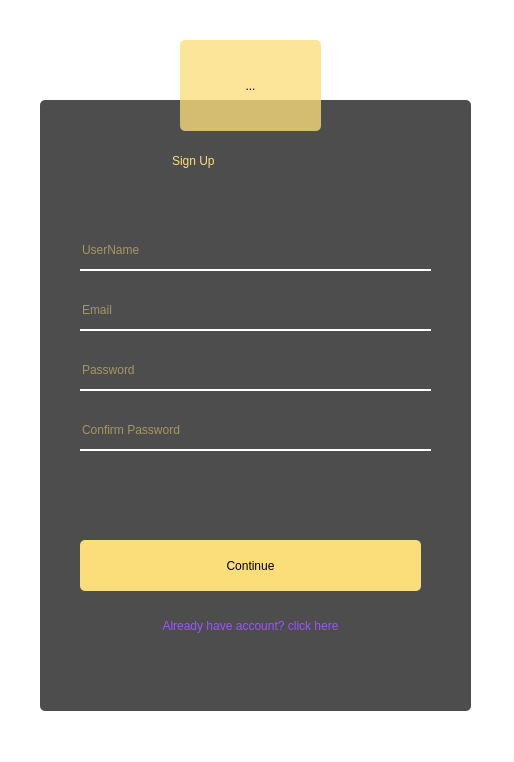
<?xml version="1.0" encoding="UTF-8"?>
<ui version="4.0">
 <class>MainWindow</class>
 <widget class="QMainWindow" name="MainWindow">
  <property name="geometry">
   <rect>
    <x>0</x>
    <y>0</y>
    <width>514</width>
    <height>762</height>
   </rect>
  </property>
  <property name="windowTitle">
   <string>MainWindow</string>
  </property>
  <property name="styleSheet">
   <string notr="true">background: url(:/images/assets/images/bg2.jpg) cover;</string>
  </property>
  <widget class="QWidget" name="centralwidget">
   <widget class="QToolButton" name="toolButton_2">
    <property name="geometry">
     <rect>
      <x>180</x>
      <y>40</y>
      <width>141</width>
      <height>91</height>
     </rect>
    </property>
    <property name="styleSheet">
     <string notr="true">QToolButton
{
background:rgba(251, 221, 122,0.78);

border-radius:5px;
}</string>
    </property>
    <property name="text">
     <string>...</string>
    </property>
    <property name="icon">
     <iconset>
      <normaloff>assets/images/register_icon.png</normaloff>assets/images/register_icon.png</iconset>
    </property>
    <property name="iconSize">
     <size>
      <width>500</width>
      <height>500</height>
     </size>
    </property>
    <property name="checkable">
     <bool>false</bool>
    </property>
    <property name="autoRepeat">
     <bool>false</bool>
    </property>
    <property name="autoExclusive">
     <bool>false</bool>
    </property>
   </widget>
   <widget class="QFrame" name="frame">
    <property name="geometry">
     <rect>
      <x>40</x>
      <y>100</y>
      <width>431</width>
      <height>611</height>
     </rect>
    </property>
    <property name="styleSheet">
     <string notr="true">QFrame
{
	background:rgba(0,0,0,0.7);
	border-radius:5px;
}</string>
    </property>
    <property name="frameShape">
     <enum>QFrame::StyledPanel</enum>
    </property>
    <property name="frameShadow">
     <enum>QFrame::Raised</enum>
    </property>
    <widget class="QLineEdit" name="editName">
     <property name="geometry">
      <rect>
       <x>40</x>
       <y>130</y>
       <width>351</width>
       <height>41</height>
      </rect>
     </property>
     <property name="styleSheet">
      <string notr="true">QLineEdit
{
font: 75 italic 15pt &quot;Calibri&quot;;
background:transparent;
border:none;
color:#fbdd7a;
border-bottom:2px solid white;
}</string>
     </property>
     <property name="text">
      <string/>
     </property>
     <property name="placeholderText">
      <string>UserName</string>
     </property>
    </widget>
    <widget class="QLineEdit" name="editPass">
     <property name="geometry">
      <rect>
       <x>40</x>
       <y>250</y>
       <width>351</width>
       <height>41</height>
      </rect>
     </property>
     <property name="styleSheet">
      <string notr="true">QLineEdit
{
font: 75 italic 15pt &quot;Calibri&quot;;
background:transparent;
border:none;
color:#fbdd7a;
border-bottom:2px solid white;
}</string>
     </property>
     <property name="inputMethodHints">
      <set>Qt::ImhNoAutoUppercase|Qt::ImhNoPredictiveText|Qt::ImhSensitiveData</set>
     </property>
     <property name="text">
      <string/>
     </property>
     <property name="echoMode">
      <enum>QLineEdit::PasswordEchoOnEdit</enum>
     </property>
     <property name="placeholderText">
      <string>Password</string>
     </property>
    </widget>
    <widget class="QLineEdit" name="editEmail">
     <property name="geometry">
      <rect>
       <x>40</x>
       <y>190</y>
       <width>351</width>
       <height>41</height>
      </rect>
     </property>
     <property name="styleSheet">
      <string notr="true">QLineEdit
{
font: 75 italic 15pt &quot;Calibri&quot;;
background:transparent;
border:none;
color:#fbdd7a;
border-bottom:2px solid white;
}</string>
     </property>
     <property name="inputMethodHints">
      <set>Qt::ImhEmailCharactersOnly</set>
     </property>
     <property name="text">
      <string/>
     </property>
     <property name="placeholderText">
      <string>Email</string>
     </property>
    </widget>
    <widget class="QLineEdit" name="editCPass">
     <property name="geometry">
      <rect>
       <x>40</x>
       <y>310</y>
       <width>351</width>
       <height>41</height>
      </rect>
     </property>
     <property name="styleSheet">
      <string notr="true">QLineEdit
{
font: 75 italic 15pt &quot;Calibri&quot;;
background:transparent;
border:none;
color:#fbdd7a;
border-bottom:2px solid white;
}</string>
     </property>
     <property name="inputMethodHints">
      <set>Qt::ImhNoAutoUppercase|Qt::ImhNoPredictiveText|Qt::ImhSensitiveData</set>
     </property>
     <property name="text">
      <string/>
     </property>
     <property name="echoMode">
      <enum>QLineEdit::PasswordEchoOnEdit</enum>
     </property>
     <property name="placeholderText">
      <string>Confirm Password</string>
     </property>
    </widget>
    <widget class="QPushButton" name="btnRegister">
     <property name="geometry">
      <rect>
       <x>40</x>
       <y>440</y>
       <width>341</width>
       <height>51</height>
      </rect>
     </property>
     <property name="mouseTracking">
      <bool>false</bool>
     </property>
     <property name="styleSheet">
      <string notr="true">QPushButton
{
background:#fbdd7a;
color:Black;
border-radius:5px;

	font: 75 italic 14pt &quot;Calibri&quot;;
}
QPushButton:hover
{
background:#fca22c;
color:Black;
border-radius:5px;
}</string>
     </property>
     <property name="text">
      <string>Continue</string>
     </property>
    </widget>
    <widget class="QPushButton" name="btnViewLogin">
     <property name="geometry">
      <rect>
       <x>90</x>
       <y>510</y>
       <width>241</width>
       <height>31</height>
      </rect>
     </property>
     <property name="mouseTracking">
      <bool>false</bool>
     </property>
     <property name="styleSheet">
      <string notr="true">QPushButton
{
background:transparent;
color:#9955ff;
border-radius:15px;
font: 75 italic 10pt &quot;Calibri&quot;;
}
QPushButton:hover
{
color:green;
border-color: rgb(231, 138, 97);
border-radius:15px;
}</string>
     </property>
     <property name="text">
      <string>Already have account? click here</string>
     </property>
    </widget>
    <widget class="QLabel" name="labelError">
     <property name="geometry">
      <rect>
       <x>40</x>
       <y>360</y>
       <width>341</width>
       <height>71</height>
      </rect>
     </property>
     <property name="styleSheet">
      <string notr="true">color: rgb(255, 255, 255);
background-color: rgb(255, 255, 255,0);</string>
     </property>
     <property name="text">
      <string/>
     </property>
    </widget>
    <widget class="QLineEdit" name="lineEdit">
     <property name="geometry">
      <rect>
       <x>130</x>
       <y>30</y>
       <width>161</width>
       <height>61</height>
      </rect>
     </property>
     <property name="styleSheet">
      <string notr="true">QLineEdit

{
background:transparent;
color:#fbdd7a;
border-radius:15px;
font: 75 Bold Italic 30pt &quot;Calibri&quot;;
	
}
</string>
     </property>
     <property name="text">
      <string>Sign Up</string>
     </property>
    </widget>
   </widget>
   <widget class="QGraphicsView" name="bgImage">
    <property name="geometry">
     <rect>
      <x>-10</x>
      <y>-10</y>
      <width>531</width>
      <height>811</height>
     </rect>
    </property>
    <property name="styleSheet">
     <string notr="true">background-image: url(:/images/assets/images/bg.jpg);</string>
    </property>
   </widget>
   <zorder>bgImage</zorder>
   <zorder>frame</zorder>
   <zorder>toolButton_2</zorder>
  </widget>
 </widget>
 <tabstops>
  <tabstop>editName</tabstop>
  <tabstop>editEmail</tabstop>
  <tabstop>editPass</tabstop>
  <tabstop>editCPass</tabstop>
  <tabstop>btnRegister</tabstop>
  <tabstop>btnViewLogin</tabstop>
  <tabstop>toolButton_2</tabstop>
  <tabstop>lineEdit</tabstop>
  <tabstop>bgImage</tabstop>
 </tabstops>
 <resources>
  <include location="source.qrc"/>
 </resources>
 <connections/>
</ui>
